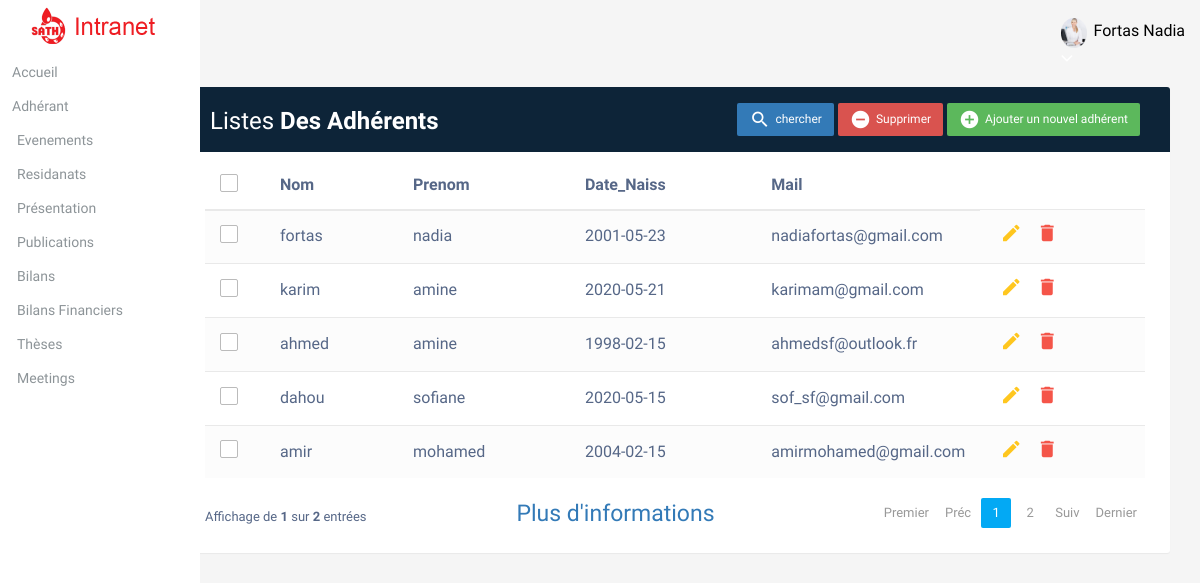
/phpSearchOption.php, run on the app's committed database.
### tables this page shows
CREATE TABLE IF NOT EXISTS `adherent` (
  `id` int(11) NOT NULL AUTO_INCREMENT,
  `id_service` int(11) NOT NULL,
  `nom` varchar(255) NOT NULL,
  `prenom` varchar(255) NOT NULL,
  `date_naissance` date NOT NULL,
  `mail` varchar(255) NOT NULL,
  `specialite` varchar(255) NOT NULL,
  `date_adhesion` date NOT NULL,
  `date_fin_adhesion` date NOT NULL,
  `tel` varchar(255) NOT NULL,
  `adresse` varchar(255) NOT NULL,
  `cotisation_annuaire` varchar(255) NOT NULL,
  `date_payement` date NOT NULL,
  `etat` tinyint(1) NOT NULL,
  PRIMARY KEY (`id`),
  KEY `id_service` (`id_service`)
);

### phpSearchOption.php (the view, shortened to what this page needs)
    <link rel="stylesheet" href="css/bootstrap.min.css">
    <link rel="stylesheet" href="css/metisMenu/metisMenu.min.css">
    <link rel="stylesheet" href="css/metisMenu/metisMenu-vertical.css">
    <link rel="stylesheet" href="style.css">
</head>
<body>
    <nav id="sidebar" class="">
        <div class="sidebar-header">
            <a href="index.html"><img class="main-logo" src="img/logo/logo.png" height="50px" width="150px" alt="" /></a>
        </div>
        <div class="left-custom-menu-adp-wrap comment-scrollbar">
            <nav class="sidebar-nav left-sidebar-menu-pro">
                <ul class="metismenu" id="menu1">
                        <li>
                                <a class="" href="accueil.html">
                                    <span class="">Accueil</span>
                               </a>
                    <li>
                        <a class="" href="adherent.php">
                               <span class="mini-click-non">Adhérant</span>
                            </a>
                    </li>
                    <li>
                            <a class="" href="evenement.php">
                                   <span class="mini-click-non">Evenements</span>
                                </a>
                        </li>
                        <li>
                            <a class="" href="residanat.php">
                                   <span class="mini-click-non">Residanats</span>
                                </a>
                        </li>
                    <li>
                        <a class="" href="pres.php">
                               <span class="mini-click-non">présentation</span>
                            </a>
                    </li>
                        <li>
                                <a class="" href="pub.php">
                                       <span class="mini-click-non">publications</span>
                                    </a>
                            </li>
                            <li>
                                    <a class="" href="bilan1.php">
                                           <span class="mini-click-non">Bilans</span>
                                        </a>
                                </li>
                                <li>
                                    <a class="" href="pvfinancier2.php">
                                           <span class="mini-click-non">Bilans Financiers</span>
                                        </a>
                                </li>
                                <li>
                                        <a class="" href="these1.php">
                                               <span class="mini-click-non">thèses</span>
                                            </a>
                                    </li>
                                    <li>
                                        <a class="" href="meeting.php">
                                               <span class="mini-click-non">Meetings</span>
                                            </a>
                                    </li>
            </nav>
        </div>
    </nav>
    <div class="all-content-wrapper">
        <div class="header-advance-area">
                <div class="container-fluid">
                                        <div class="header-right-info">
                                            <ul class="nav navbar-nav mai-top-nav header-right-menu">
                                                <li class="nav-item dropdown">
                                                    <div role="menu" class="author-message-top dropdown-menu animated zoomIn">
                                                <li class="nav-item">
                                                    <a href="#" data-toggle="dropdown" role="button" aria-expanded="false" class="nav-link dropdown-toggle">
                                                            <img src="img/secretaire.png" alt="" />
                                                            <span class="admin-name">Fortas Nadia</span> <br>
                                                            <i class="fa fa-angle-down edu-icon edu-down-arrow"></i>
                                                        </a>
                                                </li>
                                                                                        </div>
                                                                                    </div>
                                                                                </div>
                                                                            </div>
                                                                </div>
<link rel="stylesheet" href="https://maxcdn.bootstrapcdn.com/font-awesome/4.7.0/css/font-awesome.min.css">
<link rel="stylesheet" href="https://maxcdn.bootstrapcdn.com/bootstrap/3.3.7/css/bootstrap.min.css">
</head>
<body>
<?php
include"dbcon.php";
$page = (isset($_GET['page']))?$_GET['page']:'';
if ($page==''){
 $page = "1";
}else{
 $page = $_GET['page'];
}
$cur_page = $page;
$page -= 1;
$per_page = 5;
$previous_btn = true;
$next_btn = true;
$first_btn = true;
$last_btn = true;
$start = $page * $per_page;
$query_pag_data = "SELECT * from adherent LIMIT $start, $per_page";
$result_pag_data = mysqli_query($conn, $query_pag_data);
?>
<div class="container"><div class = "result"></div>
        <div class="table-wrapper">
            <div class="table-title">
                <div class="row">
                    <div class="col-sm-6">
      <h2>Listes<b> Des Adhérents</b></h2>
     </div>
     <div class="col-sm-6">
      <a href="#addEmployeeModal" class="btn btn-success" data-toggle="modal"><i class="material-icons"></i> <span>Ajouter un nouvel adhérent</span></a>
      <a href="#deleteEmployeeModalselected" class="btn btn-danger" data-toggle="modal"><i class="material-icons"></i> <span>Supprimer</span></a>
      <a href="#searchEmployeeModalselected" class="btn btn-primary" data-toggle="modal"><i class="material-icons">search</i> <span>chercher</span></a>
     </div>
                </div>
            </div>
            <table class="table table-striped table-hover">
                <thead>
     <tr>
      <th>
       <span class="custom-checkbox">
        <label for="selectAll"></label>
       </span>
      </th>
                        <th>Nom</th>
                         <th>Prenom</th>
                        <th>Date_Naiss</th>
      <th>Mail</th>
                    </tr>
                </thead>
                <tbody>
                    <?php
    while($row = mysqli_fetch_assoc($result_pag_data)) {
     $fullname=$row['nom'];
     $fullpre=$row['prenom'];
     $emailadd=$row['date_naissance'];
     $address=$row['mail'];
    ?>
                    <tr>
      <td>
       <span class="custom-checkbox">
        <label for="checkbox1"></label>
       </span>
      </td>
                        <td><?php echo $fullname; ?></td>
                        <td><?php echo $fullpre; ?></td>
                        <td><?php echo $emailadd; ?></td>
      <td><?php echo $address; ?></td>
                        <td>
                            <a href="?editemployee=<?php echo $row['id']; ?>" class="edit" data-toggle="modal"><i class="material-icons" data-toggle="tooltip" title="Modifier"></i></a>
                         <a href="?deleteemployee=<?php echo $row['id']; ?>" class="delete" data-toggle="modal"><i class="material-icons" data-toggle="tooltip" title="Supprimer"></i></a>
                        </td>
                    </tr>
    <?php }
    ?>
                </tbody>
   </table>
   <div class="clearfix">
   <a style=""  href="adherent_1.php" class="page-link">Plus d'informations</a>
<?php
$msg = "";
$query_pag_num = mysqli_query($conn,"SELECT COUNT(*) AS mycount FROM adherent" ) or die(mysqli_error($this->dblink));
$res = mysqli_fetch_object($query_pag_num);
$count = $res->mycount;
$no_of_paginations = ceil($count / $per_page);
if ($cur_page >= 7) {
    $start_loop = $cur_page - 3;
    if ($no_of_paginations > $cur_page + 3)
        $end_loop = $cur_page + 3;
    else if ($cur_page <= $no_of_paginations && $cur_page > $no_of_paginations - 6) {
        $start_loop = $no_of_paginations - 6;
        $end_loop = $no_of_paginations;
    } else {
        $end_loop = $no_of_paginations;
    }
} else {
    $start_loop = 1;
    if ($no_of_paginations > 7)
        $end_loop = 7;
    else
        $end_loop = $no_of_paginations;
}
$msg .= "<ul class=\"pagination\">";
if ($first_btn && $cur_page > 1) {
    $msg .= "<li p='1' class='page-item active'><a href='?page=1' class='page-link'>Premier</a></li>";
} else if ($first_btn) {
    $msg .= "<li p='1' class='page-item' disabled><a href='?page=1'>Premier</a></li>";
}
if ($previous_btn && $cur_page > 1) {
    $pre = $cur_page - 1;
    $msg .= "<li p='$pre' class='page-item active'><a href='?page=$pre' class='page-link'>Préc</a></li>";
} else if ($previous_btn) {
    $msg .= "<li class='page-item' disabled><a href='?page=1'>Préc</a></li>";
}
for ($i = $start_loop; $i <= $end_loop; $i++) {
    if ($cur_page == $i)
        $msg .= "<li p='$i' class='page-item active'><a href='?page=$i' class='page-link'>{$i}</a></li>";
    else
        $msg .= "<li p='$i' class='page-item'><a href='?page={$i}' class='page-link'>{$i}</a></li>";
}
if ($next_btn && $cur_page < $no_of_paginations) {
    $nex = $cur_page + 1;
    $msg .= "<li p='$nex' class='page-item'><a href='?page=$nex' class='page-link'>Suiv</a></li>";
} else if ($next_btn) {
    $msg .= "<li class='page-item' disabled><a href='#'>Suiv</a></li>";
}
if ($last_btn && $cur_page < $no_of_paginations) {
    $msg .= "<li p='$no_of_paginations' class='page-item'><a href='?page=$no_of_paginations' class='page-link'>Dernier</a></li>";
} else if ($last_btn) {
    $msg .= "<li p='$no_of_paginations' class='page-item' disabled><a href='?page=$no_of_paginations'>Dernier</a></li>";
}
$total_string = "<div class=\"hint-text\">Affichage de <b>" . $cur_page . "</b> sur <b>$no_of_paginations</b> entrées</div>";
$msg = $msg . "</ul>";
echo $total_string;
echo $msg;
?>
            </div>
  </div>
</div>
</body>
</html>

### css/metisMenu/metisMenu-vertical.css (style rules this page uses)
.sidebar-nav { background: #fff; }
.sidebar-nav ul { padding: 0; margin: 0; list-style: none; background: #f5f5f5; }
.sidebar-nav .metismenu { background: #fff; display: -webkit-box; display: -ms-flexbox; display: flex; -webkit-box-orient: vertical; -webkit-box-direction: normal; -ms-flex-direction: column; flex-direction: column; }
.sidebar-nav .metismenu li + li { margin-top: -10px; }
.sidebar-nav .metismenu li:last-child { margin-bottom: 5px; }
.sidebar-nav .metismenu > li { display: -webkit-box; display: -ms-flexbox; display: flex; -webkit-box-orient: vertical; -webkit-box-direction: normal; -ms-flex-direction: column; flex-direction: column; position: relative; }
.sidebar-nav .metismenu a { position: relative; display: block; padding: 12px 12px; color: #444; outline-width: 0; transition: all .3s ease-out; font-size:14px; font-weight:400; }

### phpSearchOption.php (style rules this page uses)
body { color: #566787; background: #f5f5f5; font-family: 'Varela Round', sans-serif; font-size: 13px; }
.table-wrapper { background: #fff; padding: 20px 25px; margin: 2px 0; border-radius: 3px; box-shadow: 0 1px 1px rgba(0,0,0,.05); margin-left: 150px; }
.table-title { padding-bottom: 15px; background: #0d2438; color: #fff; padding: 16px 30px; margin: -20px -25px 10px; border-radius: 3px 3px 0 0; }
.table-title h2 { margin: 5px 0 0; font-size: 24px; }
.table-title .btn { color: #fff; float: right; font-size: 12px; border: none; min-width: 50px; border-radius: 2px; border: none; outline: none !important; margin-left: 4px; }
.table-title .btn i { float: left; font-size: 21px; margin-right: 5px; }
.table-title .btn span { float: left; margin-top: 2px; }
table.table tr th, table.table tr td { border-color: #e9e9e9; padding: 12px 15px; vertical-align: middle; }
table.table tr th:first-child { width: 60px; }
table.table tr th:last-child { width: 100px; }
table.table-striped tbody tr:nth-of-type(odd) { background-color: #fcfcfc; }
table.table td:last-child i { opacity: 0.9; font-size: 22px; margin: 0 5px; }
table.table td a { font-weight: bold; color: #566787; display: inline-block; text-decoration: none; outline: none !important; }
table.table td a.edit { color: #FFC107; }
table.table td a.delete { color: #F44336; }
table.table td i { font-size: 19px; }
.pagination { float: right; margin: 0 0 5px; }
.pagination li a { border: none; font-size: 13px; min-width: 30px; min-height: 30px; color: #999; margin: 0 2px; line-height: 30px; border-radius: 2px !important; text-align: center; padding: 0 6px; }
.pagination li.active a, .pagination li.active a.page-link { background: #03A9F4; }
.hint-text { float: left; margin-top: 10px; font-size: 13px; }
.page-link { margin-left: 150px; font-size: 23px; }
.custom-checkbox { position: relative; }
.custom-checkbox label:before { width: 18px; height: 18px; }
.custom-checkbox label:before { content: ''; margin-right: 10px; display: inline-block; vertical-align: text-top; background: white; border: 1px solid #bbb; border-radius: 2px; box-sizing: border-box; z-index: 2; }

### data on the page
adherent: nom "fortas", prenom "nadia", date_naissance "2001-05-23", mail "nadiafortas@gmail.com"
adherent: nom "karim", prenom "amine", date_naissance "2020-05-21", mail "karimam@gmail.com"
adherent: nom "ahmed", prenom "amine", date_naissance "1998-02-15", mail "ahmedsf@outlook.fr"
adherent: nom "dahou", prenom "sofiane", date_naissance "2020-05-15", mail "sof_sf@gmail.com"
adherent: nom "amir", prenom "mohamed", date_naissance "2004-02-15", mail "amirmohamed@gmail.com"

### other printed values
$cur_page "1"
$no_of_paginations "2"
